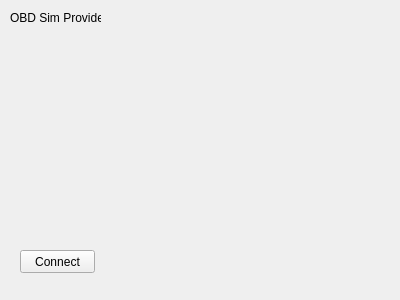
<?xml version="1.0" encoding="UTF-8"?>
<ui version="4.0">
 <class>OBDSimProvider</class>
 <widget class="QWidget" name="OBDSimProvider">
  <property name="geometry">
   <rect>
    <x>0</x>
    <y>0</y>
    <width>400</width>
    <height>300</height>
   </rect>
  </property>
  <property name="windowTitle">
   <string>Form</string>
  </property>
  <widget class="QLabel" name="label">
   <property name="geometry">
    <rect>
     <x>10</x>
     <y>10</y>
     <width>91</width>
     <height>16</height>
    </rect>
   </property>
   <property name="text">
    <string>OBD Sim Provider</string>
   </property>
  </widget>
  <widget class="QPushButton" name="connectPushButton">
   <property name="geometry">
    <rect>
     <x>20</x>
     <y>250</y>
     <width>75</width>
     <height>23</height>
    </rect>
   </property>
   <property name="text">
    <string>Connect</string>
   </property>
  </widget>
 </widget>
 <resources/>
 <connections/>
</ui>
